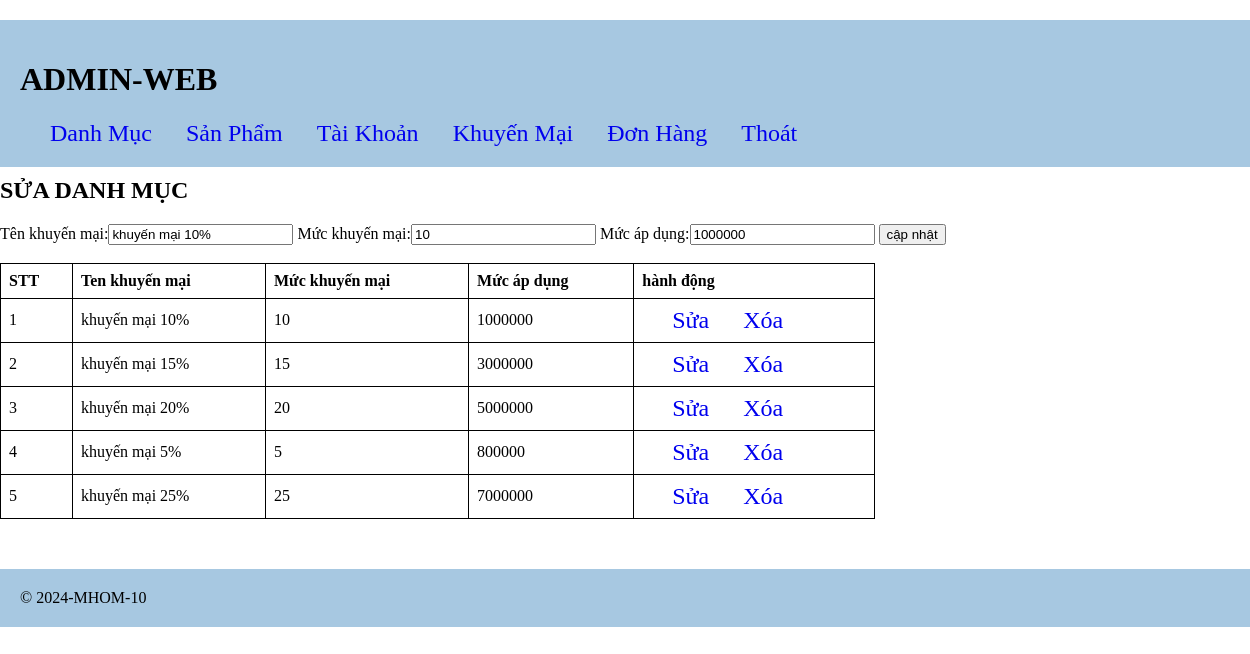
Page /product/admin/index.php?act=editformkm&id=1 (signed in) on the committed database.
### tables this page shows
CREATE TABLE `tbl_khuyenmai` (
  `id` tinyint(4) NOT NULL,
  `tenkhuyenmai` varchar(200) DEFAULT NULL,
  `muckhuyenmai` int(3) NOT NULL DEFAULT 10,
  `mucapdung` int(15) NOT NULL DEFAULT 10000000
);

### product/model/khuyenmai.php (called while the page is built, shortened)
<?php
    function getAll_km()
    {
        $conn=Connectdb();
        $stmt = $conn ->prepare("SELECT * FROM tbl_khuyenmai" );
        $stmt->execute();
        $kq=$stmt->fetchAll();
        return $kq;
    }
    function getonekm($id)
    {
        $conn=Connectdb();
        $stmt = $conn ->prepare("SELECT * FROM tbl_khuyenmai WHERE id=$id" );
        $stmt->execute();
        $kq=$stmt->fetchAll();
        return $kq;
    }
?>

### product/admin/view/editformkm.php (the view, shortened to what this page needs)
<div>
    <h2>SỬA DANH MỤC</h2>
    <form action="index.php?act=editformkm" method="post" onsubmit="return xacnhansua()">
        Tên khuyến mại:<input type="text" name="tenkm" value="<?=$kq1[0]['tenkhuyenmai']?>">
        Mức khuyến mại:<input type="number" name="muckm" value="<?=$kq1[0]['muckhuyenmai']?>">
        Mức áp dụng:<input type="number" name="mucad" value="<?=$kq1[0]['mucapdung']?>">
        <input type="submit" name="capnhat" value="cập nhật">
    </form>
    <br>
    <table border="1" style="width: 70%; text-align: center;">
        <tr>
            <th>STT</th>
            <th>Ten khuyến mại</th>
            <th>Mức khuyến mại</th></th>
            <th>Mức áp dụng</th>
            <th>hành động</th>
        </tr>
        <?php
        if(isset($kq) && (count($kq)>0))
        {
            $i=1;
            foreach($kq as $km)
            {
                echo '<tr>
                        <td>'.$i.'</td>
                        <td>'.$km['tenkhuyenmai'].'</td>
                        <td>'.$km['muckhuyenmai'].'</td>
                        <td>'.$km['mucapdung'].'</td>
                        <td>
                            <a href="index.php?act=editformkm&id='.$km['id'].'">Sửa</a>
                            <a href="index.php?act=deletekm&id='.$km['id'].'">Xóa</a>
                        </td>
                </tr>';
                $i++;
            }
        }
        ?>
    </table>
</div>

### product/admin/view/header.php (style rules this page uses)
body { margin: 0; padding: 0; }
a { text-decoration: none; margin-left: 30px; font-size: 24px; }
table { width: 50%; border-collapse: collapse; }
th, td { border: 1px solid black; padding: 8px; text-align: left; }

### rows in the picture
tbl_khuyenmai: tenkm "khuyến mại 10%", muckm "10", mucad "1000000", tenkhuyenmai "khuyến mại 10%", muckhuyenmai "10", mucapdung "1000000"
tbl_khuyenmai: tenkhuyenmai "khuyến mại 15%", muckhuyenmai "15", mucapdung "3000000"
tbl_khuyenmai: tenkhuyenmai "khuyến mại 20%", muckhuyenmai "20", mucapdung "5000000"
tbl_khuyenmai: tenkhuyenmai "khuyến mại 5%", muckhuyenmai "5", mucapdung "800000"
tbl_khuyenmai: tenkhuyenmai "khuyến mại 25%", muckhuyenmai "25", mucapdung "7000000"
